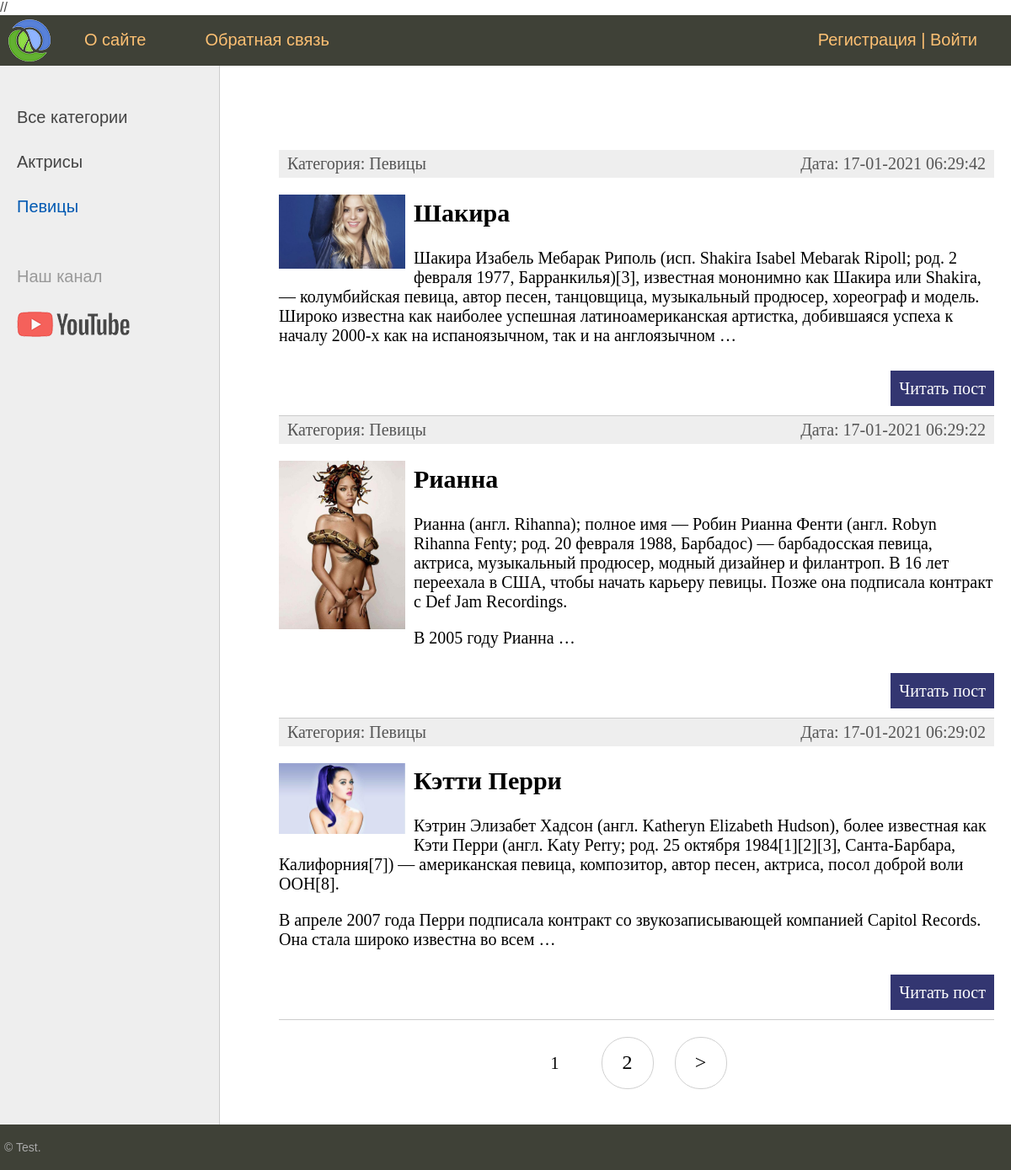
Screenshot of /category/pevicy/ with the database file from the repository.
### women/models.py (models this page shows, shortened)
class Category(models.Model):
    name = models.CharField(max_length=100, db_index=True, verbose_name='Категория')
    slug = models.SlugField(max_length=255, unique=True, db_index=True, verbose_name='URL')
    def __str__(self):
        return self.name
    def get_absolute_url(self):
        return reverse('category', kwargs={'cat_slug': self.slug})
    class Meta:
        verbose_name = 'Категория'
        verbose_name_plural = 'Категории'
        ordering = ['id']

class Women(models.Model):
    title = models.CharField(max_length=255, verbose_name='Заголовок')
    slug = models.SlugField(max_length=255, unique=True, db_index=True, verbose_name='URL')
    content = models.TextField(blank=True, verbose_name='Текст статьи')
    photo = models.ImageField(upload_to="photos/%Y/%m/%d/", verbose_name='Фото')
    time_create = models.DateTimeField(auto_now_add=True, verbose_name='Время создания')
    time_update = models.DateTimeField(auto_now=True, verbose_name='Время изменения')
    is_published = models.BooleanField(default=True, verbose_name='Публикация')
    cat = models.ForeignKey('Category', on_delete=models.PROTECT, verbose_name='Категория')
    def get_absolute_url(self):
        return reverse('post', kwargs={'post_slug': self.slug})
    class Meta:
        verbose_name = 'Famous women'
        verbose_name_plural = 'Famous women'
        ordering = ['-time_create', 'title']

### women/views.py (the view)
# urls.py: path('category/<slug:cat_slug>/', WomenCategory.as_view(), name='category'),
class WomenCategory(DataMixin, ListView):
    model = Women
    template_name = 'women/index.html'
    context_object_name = 'posts'
    allow_empty = False
    def get_queryset(self):
        return Women.objects.filter(cat__slug=self.kwargs['cat_slug'], is_published=True).select_related('cat')
    def get_context_data(self, *, object_list=None, **kwargs):
        context = super().get_context_data(**kwargs)
        c = Category.objects.get(slug=self.kwargs['cat_slug'])
        c_def = self.get_user_context(title='Категория - ' + str(c.name),
                                      cat_selected=c.pk)
        return dict(list(context.items()) + list(c_def.items()))

### women/utils.py (called while the page is built)
    def get_user_context(self, **kwargs):
        context = kwargs
        cats = Category.objects.annotate(Count('women'))
        user_menu = menu.copy()
        if not self.request.user.is_authenticated:
            user_menu.pop(1)
        context['menu'] = user_menu
        context['cats'] = cats
        if 'cat_selected' not in context:
            context['cat_selected'] = 0
        return context

### women/templates/women/index.html (shortened to what this page needs)
{% extends 'women/base.html' %}
{% load women_tags %}
{% block content %}
<ul class="list-articles">
	{% for p in posts %}
			<li><div class="article-panel">
	<p class="first">Категория: {{p.cat}}</p>
	<p class="last">Дата: {{p.time_update|date:"d-m-Y H:i:s"}}</p>
</div>
{% if p.photo %}
				<p><img class="img-article-left thumb" src="{{p.photo.url}}"></p>
{% endif %}
				<h2>{{p.title}}</h2>
	{% autoescape on %}
	{{p.content|linebreaks|truncatewords:50}}
	{% endautoescape %}
			<p class="link-read-post"><a href="{{ p.get_absolute_url }}">Читать пост</a></p>
			</li>
	{% endfor %}
</ul>
{% endblock %}

### women/templates/women/base.html (shortened to what this page needs)
{% load static %}
// {% load women_tags %}
<html>
<head>
	<link type="text/css" href="{% static 'women/css/styles.css' %}" rel="stylesheet" />
</head>
<body>
<table class="table-page" border=0 cellpadding="0" cellspacing="0">
<tr><td valign=top>
{% block mainmenu %}
		<div class="header">
			<ul id="mainmenu" class="mainmenu">
			<li class="logo"><a href="{% url 'home' %}"><div class="logo"></div></a></li>
{% for m in menu %}
	<li><a href="{% url m.url_name %}">{{m.title}}</a></li>
{% endfor %}
				{% if request.user.is_authenticated %}
				<li class="last"> {{ user.username }} | <a href="{% url 'logout' %}">Выйти</a></li>
				{% else %}
				<li class="last"><a href="{% url 'register' %}">Регистрация</a> | <a href="{% url 'login' %}">Войти</a></li>
				{% endif %}
			</ul>
		</div>
{% endblock mainmenu %}
<table class="table-content" border=0 cellpadding="0" cellspacing="0">
<tr>
	<td valign="top" class="left-chapters">
	<ul id="leftchapters">
{% if cat_selected == 0 %}
		<li class="selected">Все категории</li>
{% else %}
		<li><a href="{% url 'home' %}">Все категории</a></li>
{% endif %}
{% for c in cats %}
{% if c.women__count > 0 %}
	{% if c.pk == cat_selected %}
		<li class="selected">{{c.name}}</li>
	{% else %}
		<li><a href="{{ c.get_absolute_url }}">{{c.name}}</a></li>
	{% endif %}
{% endif %}
{% endfor %}
		<li class="share">
		<p>Наш канал</p>
		<a class="share-yt" href="https://www.youtube.com/channel/UClJzWfGWuGJL2t-3dYKcHTA/playlists" target="_blank" rel="nofollow"></a>
		</li>
	</ul>
</td>
<td valign="top" class="content">
	<div class="content-text">
{% block content %}
{% endblock %}
{% if page_obj.has_other_pages %}
<nav class="list-pages">
	<ul>
		{% for p in paginator.page_range %}
		{% if page_obj.number == p %}
		<li class="page-num page-num-selected">{{p}}</li>
		{% elif p >= page_obj.number|add:-2 and p <= page_obj.number|add:2 %}
		<li class="page-num">
			<a href="?page={{p}}">{{p}}</a>
		</li>
		{% endif %}
		{% endfor %}
{% if page_obj.has_next %}
<li class="page-num">
	<a href="?page={{ page_obj.next_page_number }}">&gt</a>
</li>
{% endif %}
	</ul>
</nav>
{% endif %}
	</div>
</td></tr></table>
</td></tr>
<tr><td valign=top>
	<div id="footer">
		<p>&copy; Test.</p>
	</div>
</td></tr></table>
</body>
</html>

### women/static/women/css/styles.css (style rules this page uses)
html, body { font-family: 'Arial'; margin: 0; padding: 0; height: 100%; width: 100%; color: #444; }
a { color: #0059b2; text-decoration: none; }
img { max-width: 600px; height: auto; }
img.img-article-left { max-width: 300px; height: auto; float: left; padding: 0 10px 10px 0; }
img.img-article-left.thumb { max-width: 150px; height: auto; }
p.link-read-post { text-align: right; }
p.link-read-post a { padding: 10px; min-width: 100px; background: #333671; color: #fff; text-decoration: none; }
div.article-panel { background: #eee; padding: 5px 10px 5px 10px; box-sizing: border-box; overflow: hidden; color: #555; }
div.article-panel p.first { margin: 0; float: left; }
div.article-panel p.last { margin: 0; float: right; }
ul.list-articles { list-style: none; margin: 0; padding: 0; }
ul.list-articles li { border-bottom: 1px solid #ccc; }
.table-page { width: 100%; height: 100%; vertical-align: top; }
.table-page tr { height: 100%; }
.header { background: #3F4137; height: 60px; }
.logo { background: url('../images/logo.png') no-repeat 10px 5px; width: 70px; height: 60px; }
ul.mainmenu { list-style: none; margin: 0; padding: 0; height: 60px; color: #fdc073; font-size: 20px; overflow: hidden; }
ul.mainmenu li { float: left; margin: 18px 40px 0 30px; }
ul.mainmenu li.logo { margin: 0; }
ul.mainmenu li.last { float: right; }
ul.mainmenu li a { color: #fdc073; text-decoration: none; }
.table-content { width: 100%; min-height: 100%; height: 100%; }
.left-chapters { margin: 0; background: #eee; border-right: 1px solid #ccc; min-height: 100%; }
.left-chapters ul { width: 230px; min-height: 100%; margin: 0; padding: 20px 10px 10px 20px; list-style: none; font-size: 20px; }
.left-chapters ul li { margin: 30px 0 0 0; color: #999; }
.left-chapters ul li.selected { color: #0059b2; }
.left-chapters ul li a { color: #444; text-decoration: none; }
.left-chapters ul li.share { margin: 60px 0 0 0; }
.left-chapters ul li.share p { margin: 30px 0 30px 0; }
.left-chapters ul li.share a { display: inline-block; width: 40px; height: 40px; margin: 0 20px 0 0; }
.left-chapters ul li.share a.share-yt { width: 100%; height: 30px; background: url('../images/share_yt.png') no-repeat 0 0 }
.content { padding: 40px 20px 20px 40px; width: 100%; box-sizing: border-box; }
.content-text { margin: 60px 0 0 30px; color: #000; font-size: 20px; font-family: Yandex Sans Display Light; }
#footer { box-sizing: border-box; background: #3F4137; padding: 5px; color: #aaa; font-size: 14px; font-family: Verdana, Geneva, Arial, Helvetica; text-align: left; overflow: hidden; }
.list-pages { text-align: center; margin: 0 0 20px 0; }
.list-pages ul { margin: 20px 0 0 0; padding: 0; list-style: none; }
.list-pages ul li { display: inline-block; margin: 0 20px 0 0; }
.list-pages a { color: #000; font-size: 24px; text-decoration: none; }
.list-pages .page-num, .page-num-selected { display: inline-block; width: 60px; height: 44px; padding: 16px 0 0 0; border: 1px solid #d0d0d0; border-radius: 30px; }
.list-pages .page-num-selected { border: none; color: #000; font-size: 20px; }

### rows the page displays
Category: name "Актрисы"
Category: name "Певицы"
Women: cat "Певицы", time_update "17-01-2021 06:29:42", photo (picture), title "Шакира", content "Шакира Изабель Мебарак Риполь (исп. Shakira Isabel Mebarak Ripoll; род. 2 февраля 1977, Барранкилья)[3], известная мононимно как Шакира или Shakira, — колумбийская певица, автор песен, танцовщица, музыкальный продюсер, хореограф и модель. Широко известна как наиболее успешная латиноамериканская артистка, добившаяся успеха к началу 2000-х как на испаноязычном, так и на англоязычном …"
Women: cat "Певицы", time_update "17-01-2021 06:29:22", photo (picture), title "Рианна", content "Рианна (англ. Rihanna); полное имя — Робин Рианна Фенти (англ. Robyn Rihanna Fenty; род. 20 февраля 1988, Барбадос) — барбадосская певица, актриса, музыкальный продюсер, модный дизайнер и филантроп. В 16 лет переехала в США, чтобы начать карьеру певицы. Позже она подписала контракт с Def Jam Recordings. В 2005 году Рианна …"
Women: cat "Певицы", time_update "17-01-2021 06:29:02", photo (picture), title "Кэтти Перри", content "Кэтрин Элизабет Хадсон (англ. Katheryn Elizabeth Hudson), более известная как Кэти Перри (англ. Katy Perry; род. 25 октября 1984[1][2][3], Санта-Барбара, Калифорния[7]) — американская певица, композитор, автор песен, актриса, посол доброй воли ООН[8]. В апреле 2007 года Перри подписала контракт со звукозаписывающей компанией Capitol Records. Она стала широко известна во всем …"

### other values shown
{{ m.title }} "О сайте" "Обратная связь"
{{ p }} "1"
{{ p }} "2"
